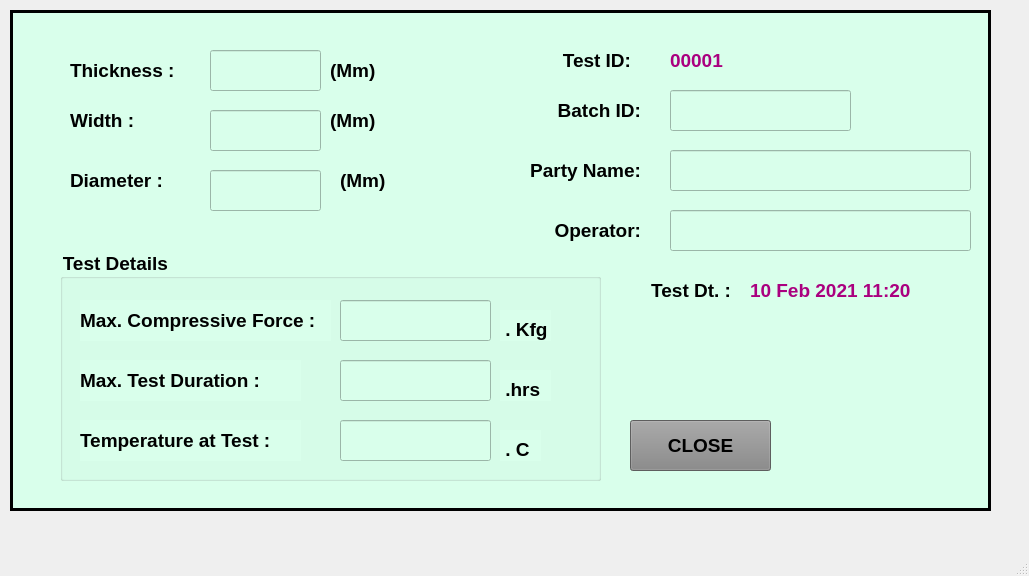
<?xml version="1.0" encoding="UTF-8"?>
<ui version="4.0">
 <class>MainWindow</class>
 <widget class="QMainWindow" name="MainWindow">
  <property name="geometry">
   <rect>
    <x>0</x>
    <y>0</y>
    <width>1029</width>
    <height>576</height>
   </rect>
  </property>
  <property name="windowTitle">
   <string>MainWindow</string>
  </property>
  <widget class="QWidget" name="centralwidget">
   <widget class="QFrame" name="frame">
    <property name="geometry">
     <rect>
      <x>10</x>
      <y>10</y>
      <width>981</width>
      <height>501</height>
     </rect>
    </property>
    <property name="styleSheet">
     <string notr="true">background-color: rgb(217, 255, 235);</string>
    </property>
    <property name="frameShape">
     <enum>QFrame::Box</enum>
    </property>
    <property name="frameShadow">
     <enum>QFrame::Plain</enum>
    </property>
    <property name="lineWidth">
     <number>3</number>
    </property>
    <widget class="QLabel" name="label_3">
     <property name="geometry">
      <rect>
       <x>60</x>
       <y>40</y>
       <width>121</width>
       <height>41</height>
      </rect>
     </property>
     <property name="font">
      <font>
       <family>Arial</family>
       <pointsize>14</pointsize>
       <weight>75</weight>
       <bold>true</bold>
      </font>
     </property>
     <property name="text">
      <string>Thickness :</string>
     </property>
    </widget>
    <widget class="QLineEdit" name="lineEdit">
     <property name="geometry">
      <rect>
       <x>200</x>
       <y>40</y>
       <width>111</width>
       <height>41</height>
      </rect>
     </property>
     <property name="font">
      <font>
       <family>Arial</family>
       <pointsize>14</pointsize>
       <weight>75</weight>
       <bold>true</bold>
      </font>
     </property>
    </widget>
    <widget class="QLabel" name="label_4">
     <property name="geometry">
      <rect>
       <x>320</x>
       <y>40</y>
       <width>61</width>
       <height>41</height>
      </rect>
     </property>
     <property name="font">
      <font>
       <family>Arial</family>
       <pointsize>14</pointsize>
       <weight>75</weight>
       <bold>true</bold>
      </font>
     </property>
     <property name="text">
      <string>(Mm)</string>
     </property>
    </widget>
    <widget class="QLabel" name="label_5">
     <property name="geometry">
      <rect>
       <x>60</x>
       <y>90</y>
       <width>121</width>
       <height>41</height>
      </rect>
     </property>
     <property name="font">
      <font>
       <family>Arial</family>
       <pointsize>14</pointsize>
       <weight>75</weight>
       <bold>true</bold>
      </font>
     </property>
     <property name="text">
      <string>Width :</string>
     </property>
    </widget>
    <widget class="QLineEdit" name="lineEdit_2">
     <property name="geometry">
      <rect>
       <x>200</x>
       <y>100</y>
       <width>111</width>
       <height>41</height>
      </rect>
     </property>
     <property name="font">
      <font>
       <family>Arial</family>
       <pointsize>14</pointsize>
       <weight>75</weight>
       <bold>true</bold>
      </font>
     </property>
    </widget>
    <widget class="QLabel" name="label_6">
     <property name="geometry">
      <rect>
       <x>320</x>
       <y>90</y>
       <width>71</width>
       <height>41</height>
      </rect>
     </property>
     <property name="font">
      <font>
       <family>Arial</family>
       <pointsize>14</pointsize>
       <weight>75</weight>
       <bold>true</bold>
      </font>
     </property>
     <property name="text">
      <string>(Mm)</string>
     </property>
    </widget>
    <widget class="QLabel" name="label_7">
     <property name="geometry">
      <rect>
       <x>60</x>
       <y>150</y>
       <width>121</width>
       <height>41</height>
      </rect>
     </property>
     <property name="font">
      <font>
       <family>Arial</family>
       <pointsize>14</pointsize>
       <weight>75</weight>
       <bold>true</bold>
      </font>
     </property>
     <property name="text">
      <string>Diameter :</string>
     </property>
    </widget>
    <widget class="QLineEdit" name="lineEdit_3">
     <property name="geometry">
      <rect>
       <x>200</x>
       <y>160</y>
       <width>111</width>
       <height>41</height>
      </rect>
     </property>
     <property name="font">
      <font>
       <family>Arial</family>
       <pointsize>14</pointsize>
       <weight>75</weight>
       <bold>true</bold>
      </font>
     </property>
    </widget>
    <widget class="QLabel" name="label_8">
     <property name="geometry">
      <rect>
       <x>330</x>
       <y>150</y>
       <width>71</width>
       <height>41</height>
      </rect>
     </property>
     <property name="font">
      <font>
       <family>Arial</family>
       <pointsize>14</pointsize>
       <weight>75</weight>
       <bold>true</bold>
      </font>
     </property>
     <property name="text">
      <string>(Mm)</string>
     </property>
    </widget>
    <widget class="QLabel" name="label_9">
     <property name="geometry">
      <rect>
       <x>520</x>
       <y>80</y>
       <width>111</width>
       <height>41</height>
      </rect>
     </property>
     <property name="font">
      <font>
       <family>Arial</family>
       <pointsize>14</pointsize>
       <weight>75</weight>
       <bold>true</bold>
      </font>
     </property>
     <property name="text">
      <string>Batch ID:</string>
     </property>
     <property name="alignment">
      <set>Qt::AlignRight|Qt::AlignTrailing|Qt::AlignVCenter</set>
     </property>
    </widget>
    <widget class="QLineEdit" name="lineEdit_4">
     <property name="geometry">
      <rect>
       <x>660</x>
       <y>80</y>
       <width>181</width>
       <height>41</height>
      </rect>
     </property>
     <property name="font">
      <font>
       <family>Arial</family>
       <pointsize>14</pointsize>
       <weight>75</weight>
       <bold>true</bold>
      </font>
     </property>
    </widget>
    <widget class="QLabel" name="label_10">
     <property name="geometry">
      <rect>
       <x>500</x>
       <y>140</y>
       <width>131</width>
       <height>41</height>
      </rect>
     </property>
     <property name="font">
      <font>
       <family>Arial</family>
       <pointsize>14</pointsize>
       <weight>75</weight>
       <bold>true</bold>
      </font>
     </property>
     <property name="text">
      <string>Party Name:</string>
     </property>
     <property name="alignment">
      <set>Qt::AlignRight|Qt::AlignTrailing|Qt::AlignVCenter</set>
     </property>
    </widget>
    <widget class="QLineEdit" name="lineEdit_5">
     <property name="geometry">
      <rect>
       <x>660</x>
       <y>140</y>
       <width>301</width>
       <height>41</height>
      </rect>
     </property>
     <property name="font">
      <font>
       <family>Arial</family>
       <pointsize>14</pointsize>
       <weight>75</weight>
       <bold>true</bold>
      </font>
     </property>
    </widget>
    <widget class="QLabel" name="label_11">
     <property name="geometry">
      <rect>
       <x>530</x>
       <y>200</y>
       <width>101</width>
       <height>41</height>
      </rect>
     </property>
     <property name="font">
      <font>
       <family>Arial</family>
       <pointsize>14</pointsize>
       <weight>75</weight>
       <bold>true</bold>
      </font>
     </property>
     <property name="text">
      <string>Operator:</string>
     </property>
     <property name="alignment">
      <set>Qt::AlignRight|Qt::AlignTrailing|Qt::AlignVCenter</set>
     </property>
    </widget>
    <widget class="QLineEdit" name="lineEdit_6">
     <property name="geometry">
      <rect>
       <x>660</x>
       <y>200</y>
       <width>301</width>
       <height>41</height>
      </rect>
     </property>
     <property name="font">
      <font>
       <family>Arial</family>
       <pointsize>14</pointsize>
       <weight>75</weight>
       <bold>true</bold>
      </font>
     </property>
    </widget>
    <widget class="QGroupBox" name="groupBox">
     <property name="geometry">
      <rect>
       <x>50</x>
       <y>240</y>
       <width>541</width>
       <height>231</height>
      </rect>
     </property>
     <property name="font">
      <font>
       <family>Arial</family>
       <pointsize>14</pointsize>
       <weight>75</weight>
       <bold>true</bold>
      </font>
     </property>
     <property name="title">
      <string>Test Details </string>
     </property>
     <widget class="QLabel" name="label_12">
      <property name="geometry">
       <rect>
        <x>20</x>
        <y>50</y>
        <width>251</width>
        <height>41</height>
       </rect>
      </property>
      <property name="font">
       <font>
        <family>Arial</family>
        <pointsize>14</pointsize>
        <weight>75</weight>
        <bold>true</bold>
       </font>
      </property>
      <property name="text">
       <string>Max. Compressive Force :</string>
      </property>
     </widget>
     <widget class="QLineEdit" name="lineEdit_7">
      <property name="geometry">
       <rect>
        <x>280</x>
        <y>50</y>
        <width>151</width>
        <height>41</height>
       </rect>
      </property>
      <property name="font">
       <font>
        <family>Arial</family>
        <pointsize>14</pointsize>
        <weight>75</weight>
        <bold>true</bold>
       </font>
      </property>
     </widget>
     <widget class="QLabel" name="label_13">
      <property name="geometry">
       <rect>
        <x>20</x>
        <y>110</y>
        <width>221</width>
        <height>41</height>
       </rect>
      </property>
      <property name="font">
       <font>
        <family>Arial</family>
        <pointsize>14</pointsize>
        <weight>75</weight>
        <bold>true</bold>
       </font>
      </property>
      <property name="text">
       <string>Max. Test Duration :</string>
      </property>
     </widget>
     <widget class="QLineEdit" name="lineEdit_8">
      <property name="geometry">
       <rect>
        <x>280</x>
        <y>110</y>
        <width>151</width>
        <height>41</height>
       </rect>
      </property>
      <property name="font">
       <font>
        <family>Arial</family>
        <pointsize>14</pointsize>
        <weight>75</weight>
        <bold>true</bold>
       </font>
      </property>
     </widget>
     <widget class="QLabel" name="label_14">
      <property name="geometry">
       <rect>
        <x>440</x>
        <y>60</y>
        <width>51</width>
        <height>31</height>
       </rect>
      </property>
      <property name="font">
       <font>
        <family>Arial</family>
        <pointsize>14</pointsize>
        <weight>75</weight>
        <bold>true</bold>
       </font>
      </property>
      <property name="text">
       <string> . Kfg </string>
      </property>
      <property name="alignment">
       <set>Qt::AlignBottom|Qt::AlignLeading|Qt::AlignLeft</set>
      </property>
     </widget>
     <widget class="QLabel" name="label_15">
      <property name="geometry">
       <rect>
        <x>440</x>
        <y>120</y>
        <width>51</width>
        <height>31</height>
       </rect>
      </property>
      <property name="font">
       <font>
        <family>Arial</family>
        <pointsize>14</pointsize>
        <weight>75</weight>
        <bold>true</bold>
       </font>
      </property>
      <property name="text">
       <string> .hrs </string>
      </property>
      <property name="alignment">
       <set>Qt::AlignBottom|Qt::AlignLeading|Qt::AlignLeft</set>
      </property>
     </widget>
     <widget class="QLabel" name="label_16">
      <property name="geometry">
       <rect>
        <x>20</x>
        <y>170</y>
        <width>221</width>
        <height>41</height>
       </rect>
      </property>
      <property name="font">
       <font>
        <family>Arial</family>
        <pointsize>14</pointsize>
        <weight>75</weight>
        <bold>true</bold>
       </font>
      </property>
      <property name="text">
       <string>Temperature at Test :</string>
      </property>
     </widget>
     <widget class="QLineEdit" name="lineEdit_9">
      <property name="geometry">
       <rect>
        <x>280</x>
        <y>170</y>
        <width>151</width>
        <height>41</height>
       </rect>
      </property>
      <property name="font">
       <font>
        <family>Arial</family>
        <pointsize>14</pointsize>
        <weight>75</weight>
        <bold>true</bold>
       </font>
      </property>
     </widget>
     <widget class="QLabel" name="label_17">
      <property name="geometry">
       <rect>
        <x>440</x>
        <y>180</y>
        <width>41</width>
        <height>31</height>
       </rect>
      </property>
      <property name="font">
       <font>
        <family>Arial</family>
        <pointsize>14</pointsize>
        <weight>75</weight>
        <bold>true</bold>
       </font>
      </property>
      <property name="text">
       <string> . C</string>
      </property>
      <property name="alignment">
       <set>Qt::AlignBottom|Qt::AlignLeading|Qt::AlignLeft</set>
      </property>
     </widget>
    </widget>
    <widget class="QLabel" name="label_19">
     <property name="geometry">
      <rect>
       <x>540</x>
       <y>30</y>
       <width>81</width>
       <height>41</height>
      </rect>
     </property>
     <property name="font">
      <font>
       <family>Arial</family>
       <pointsize>14</pointsize>
       <weight>75</weight>
       <bold>true</bold>
      </font>
     </property>
     <property name="text">
      <string>Test ID:</string>
     </property>
     <property name="alignment">
      <set>Qt::AlignRight|Qt::AlignTrailing|Qt::AlignVCenter</set>
     </property>
    </widget>
    <widget class="QLabel" name="label_20">
     <property name="geometry">
      <rect>
       <x>660</x>
       <y>30</y>
       <width>81</width>
       <height>41</height>
      </rect>
     </property>
     <property name="font">
      <font>
       <family>Arial</family>
       <pointsize>14</pointsize>
       <weight>75</weight>
       <bold>true</bold>
      </font>
     </property>
     <property name="styleSheet">
      <string notr="true">color: rgb(170, 0, 127);</string>
     </property>
     <property name="text">
      <string>00001</string>
     </property>
    </widget>
    <widget class="QPushButton" name="pushButton_7">
     <property name="geometry">
      <rect>
       <x>620</x>
       <y>410</y>
       <width>141</width>
       <height>51</height>
      </rect>
     </property>
     <property name="font">
      <font>
       <family>Arial</family>
       <pointsize>14</pointsize>
       <weight>75</weight>
       <bold>true</bold>
      </font>
     </property>
     <property name="styleSheet">
      <string notr="true">background-color: rgb(132, 132, 132);</string>
     </property>
     <property name="text">
      <string>CLOSE</string>
     </property>
    </widget>
    <widget class="QLabel" name="label_21">
     <property name="geometry">
      <rect>
       <x>630</x>
       <y>260</y>
       <width>91</width>
       <height>41</height>
      </rect>
     </property>
     <property name="font">
      <font>
       <family>Arial</family>
       <pointsize>14</pointsize>
       <weight>75</weight>
       <bold>true</bold>
      </font>
     </property>
     <property name="text">
      <string>Test Dt. :</string>
     </property>
     <property name="alignment">
      <set>Qt::AlignRight|Qt::AlignTrailing|Qt::AlignVCenter</set>
     </property>
    </widget>
    <widget class="QLabel" name="label_22">
     <property name="geometry">
      <rect>
       <x>740</x>
       <y>260</y>
       <width>181</width>
       <height>41</height>
      </rect>
     </property>
     <property name="font">
      <font>
       <family>Arial</family>
       <pointsize>14</pointsize>
       <weight>75</weight>
       <bold>true</bold>
      </font>
     </property>
     <property name="styleSheet">
      <string notr="true">color: rgb(170, 0, 127);</string>
     </property>
     <property name="text">
      <string>10 Feb 2021 11:20</string>
     </property>
    </widget>
   </widget>
  </widget>
  <widget class="QMenuBar" name="menubar">
   <property name="geometry">
    <rect>
     <x>0</x>
     <y>0</y>
     <width>1029</width>
     <height>21</height>
    </rect>
   </property>
  </widget>
  <widget class="QStatusBar" name="statusbar"/>
 </widget>
 <resources/>
 <connections/>
</ui>
